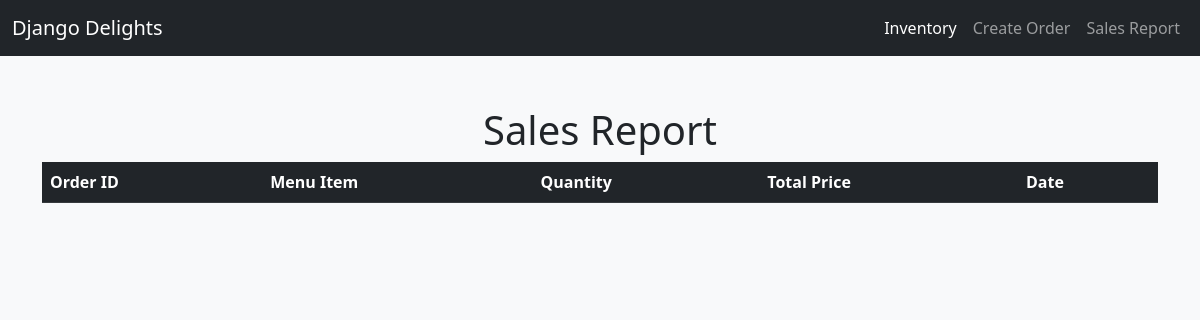
The page /inventory/sales-report/ on the database as committed earlier.
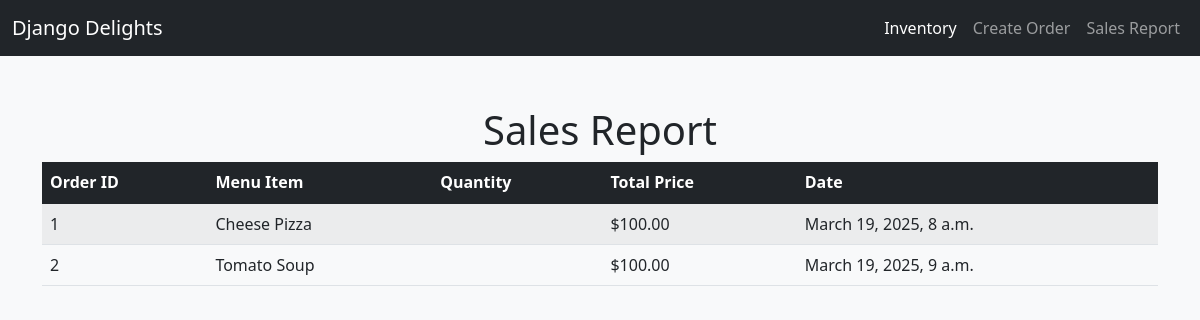
The same page on the database as committed later.
### inventory/models.py (models this page shows, shortened)
class Sale(models.Model):
    menu_item = models.ForeignKey(MenuItem, on_delete=models.CASCADE)
    quantity_sold = models.PositiveIntegerField()
    timestamp = models.DateTimeField(auto_now_add=True)
    def total_price(self):
        return self.menu_item.price * self.quantity_sold

class MenuItem(models.Model):
    name = models.CharField(max_length=100, unique=True)
    category = models.CharField(max_length=50, choices=[
        ('appetizer', 'Appetizer'),
        ('main_course', 'Main Course'),
        ('dessert', 'Dessert'),
    ], default='main_course')
    price = models.DecimalField(max_digits=6, decimal_places=2)

### inventory/views.py (the view)
# urls.py: path('sales-report/', views.sales_report, name='sales_report'),
def sales_report(request):
    sales = Sale.objects.all()
    total_sales = sales.aggregate(Sum('quantity_sold'))
    return render(request, 'inventory/sales_report.html', {'sales': sales, 'total_sales': total_sales})

### inventory/templates/inventory/sales_report.html (shortened to what this page needs)
<!DOCTYPE html>
<html lang="en">
<head>
</head>
<body>
     {% extends 'base.html' %}
{% block content %}
<h1 class="text-center">Sales Report</h1>
<table class="table table-striped">
    <thead class="table-dark">
        <tr>
            <th>Order ID</th>
            <th>Menu Item</th>
            <th>Quantity</th>
            <th>Total Price</th>
            <th>Date</th>
        </tr>
    </thead>
    <tbody>
        {% for sale in sales %}
            <tr>
                <td>{{ sale.id }}</td>
                <td>{{ sale.menu_item.name }}</td>
                <td>{{ sale.quantity }}</td>
                <td>${{ sale.total_price }}</td>
                <td>{{ sale.timestamp }}</td>
            </tr>
        {% endfor %}
    </tbody>
</table>
{% endblock %}

### inventory/templates/base.html (shortened to what this page needs)
<!DOCTYPE html>
<html lang="en">
<head>
    <link href="https://cdn.jsdelivr.net/npm/bootstrap@5.1.3/dist/css/bootstrap.min.css" rel="stylesheet">
</head>
<body>
    <nav class="navbar navbar-expand-lg navbar-dark bg-dark">
        <div class="container-fluid">
            <a class="navbar-brand" href="#">Django Delights</a>
            <div class="collapse navbar-collapse" id="navbarNav">
                <ul class="navbar-nav ms-auto">
                    <li class="nav-item">
                        <a class="nav-link active" href="{% url 'inventory_list' %}">Inventory</a>
                    </li>
                    <li class="nav-item">
                        <a class="nav-link" href="{% url 'create_order' %}">Create Order</a>
                    </li>
                    <li class="nav-item">
                        <a class="nav-link" href="{% url 'sales_report' %}">Sales Report</a>
                    </li>
                </ul>
            </div>
        </div>
    </nav>
    <div class="container">
        {% block content %}
        {% endblock %}
    </div>
</body>
</html>

### inventory/templates/base.html (style rules this page uses)
body { background-color: #f8f9fa; }
.container { margin-top: 50px; }
.navbar { margin-bottom: 30px; }

Rows that differ between the two databases and show on the page:
added Sale: id "1", menu_item.name "Cheese Pizza", total_price "100.00", timestamp "March 19, 2025, 8 a.m."
added Sale: id "2", menu_item.name "Tomato Soup", total_price "100.00", timestamp "March 19, 2025, 9 a.m."
